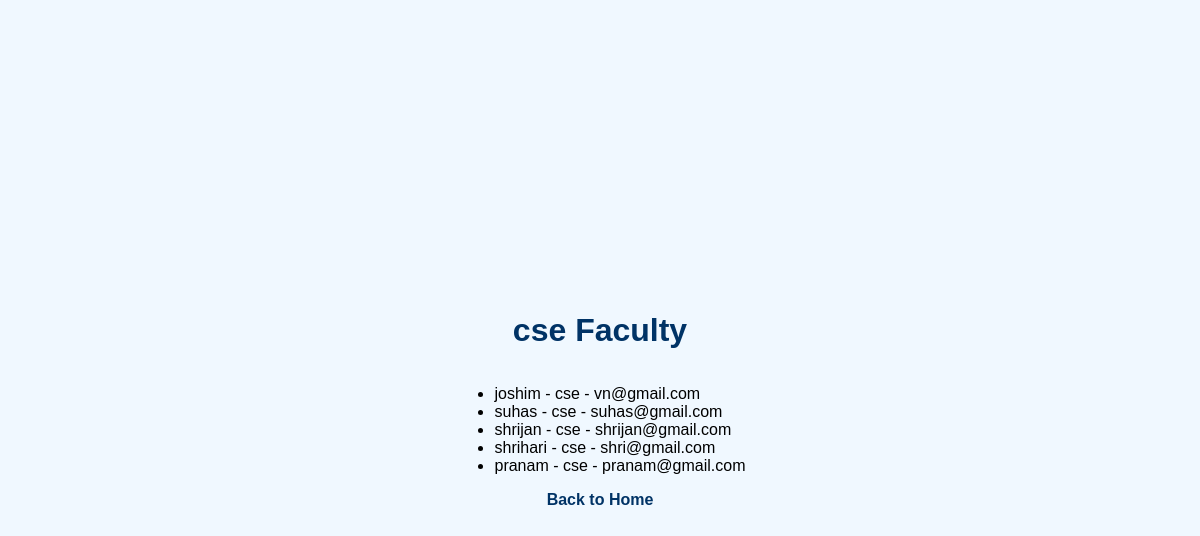
Page /department/cse (signed in) on the committed database.
### tables this page shows
CREATE TABLE faculty (
                        id INTEGER PRIMARY KEY AUTOINCREMENT,
                        name TEXT NOT NULL,
                        department TEXT NOT NULL,
                        email TEXT UNIQUE NOT NULL);

### app.py (the view)
@app.route('/department/<string:department>')
def department_faculty(department):
    if 'user_id' not in session:
        return redirect(url_for('login'))
    with connect_db() as conn:
        cursor = conn.execute("SELECT * FROM faculty WHERE department=?", (department,))
        faculties = cursor.fetchall()
    return render_template('department_faculty.html', department=department, faculties=faculties)

### app.py (called while the page is built)
def connect_db():
    return sqlite3.connect("faculty.db")

### templates/department_faculty.html (shortened to what this page needs)
<!DOCTYPE html>
<html>
<head>
    <link rel="stylesheet" href="{{ url_for('static', filename='style.css') }}">
</head>
<body>
    <h1>{{ department }} Faculty</h1>
    <ul>
        {% for faculty in faculties %}
        <li>{{ faculty[1] }} - {{ faculty[2] }} - {{ faculty[3] }}</li>
        {% endfor %}
    </ul>
    <a href="{{ url_for('home') }}">Back to Home</a>
</body>
</html>

### static/style.css (style rules this page uses)
body { font-family: Arial, sans-serif; background-color: #f0f8ff; margin: 0; padding: 0; display: flex; justify-content: center; align-items: center; flex-direction: column; min-height: 100vh; }
h1 { color: #003366; text-align: center; margin-bottom: 20px; font-size: 2rem; }
a { color: #003366; text-decoration: none; font-weight: bold; }

### rows in the picture
faculty: name "joshim", department "cse", email "vn@gmail.com"
faculty: name "suhas", department "cse", email "suhas@gmail.com"
faculty: name "shrijan", department "cse", email "shrijan@gmail.com"
faculty: name "shrihari", department "cse", email "shri@gmail.com"
faculty: name "pranam", department "cse", email "pranam@gmail.com"

### other values in the picture
{{ department }} "cse"
